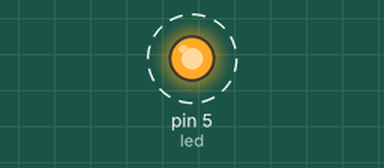
Bench run of a sketch on a simulated Arduino Uno, built with avr-gcc and run on an emulated ATmega328P. Shown: output pins drawn as LEDs (lit = HIGH). Dashed ring = blinking.

Above: at 0.2 s.
Timing chart, 0 to 3.0 s (numbered marks = the images above):
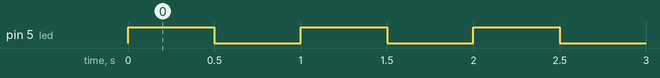

The sketch:

blink.ino
```cpp
// declare and initialize a variable
int led = 5;


void setup(){
    // Whatever is in here will run once
    // when the Arduino starts

    // set input or output
    // first argument is which pin I'm setting
    pinMode(led, OUTPUT);
}

void loop(){
    // Whatever is in here will repeat forever
    digitalWrite(led, HIGH);
    delay(500);
    digitalWrite(led, LOW);
    delay(500);
}
```

Measured:
- by itself, pin 5 (led): alternates HIGH for 0.50 s and LOW for 0.50 s
